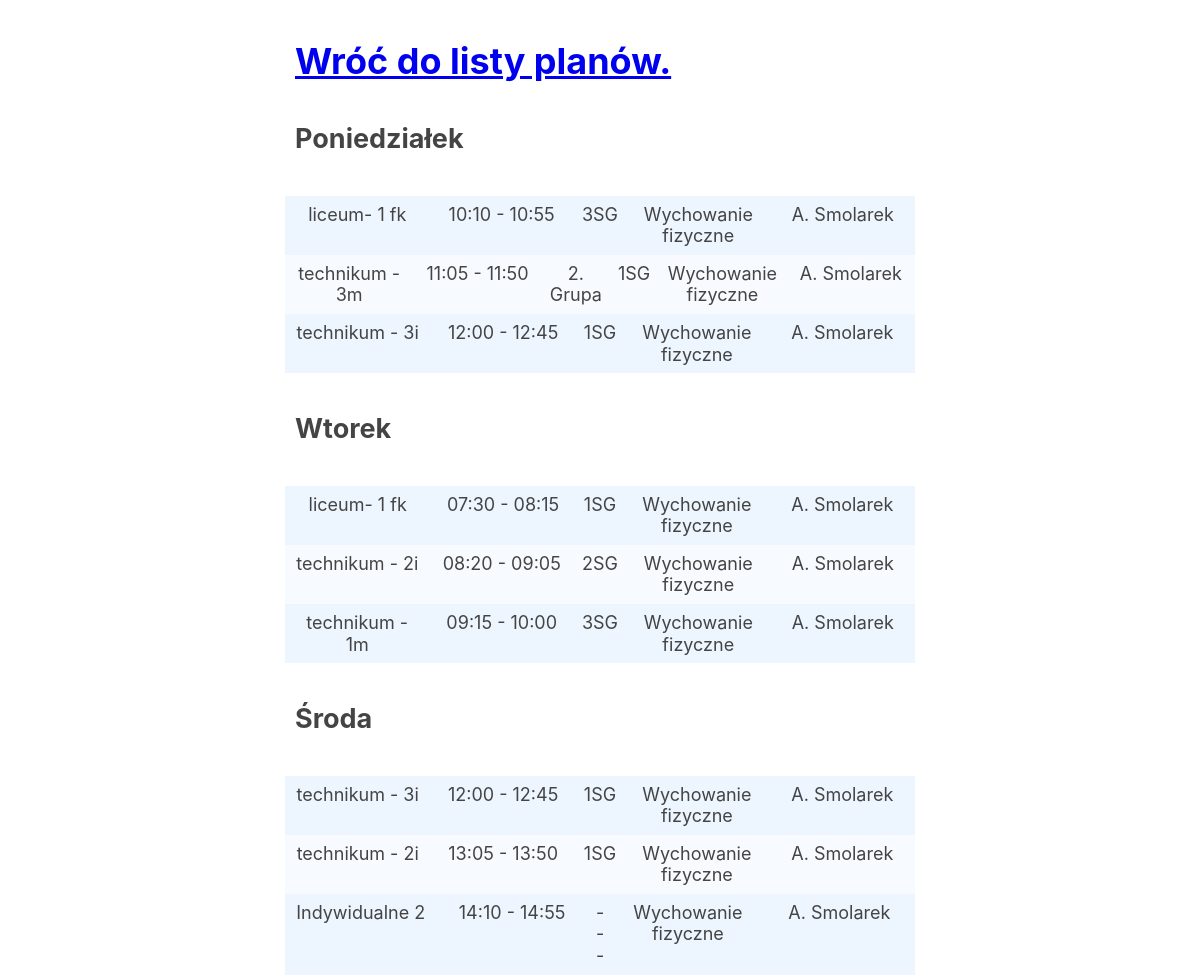
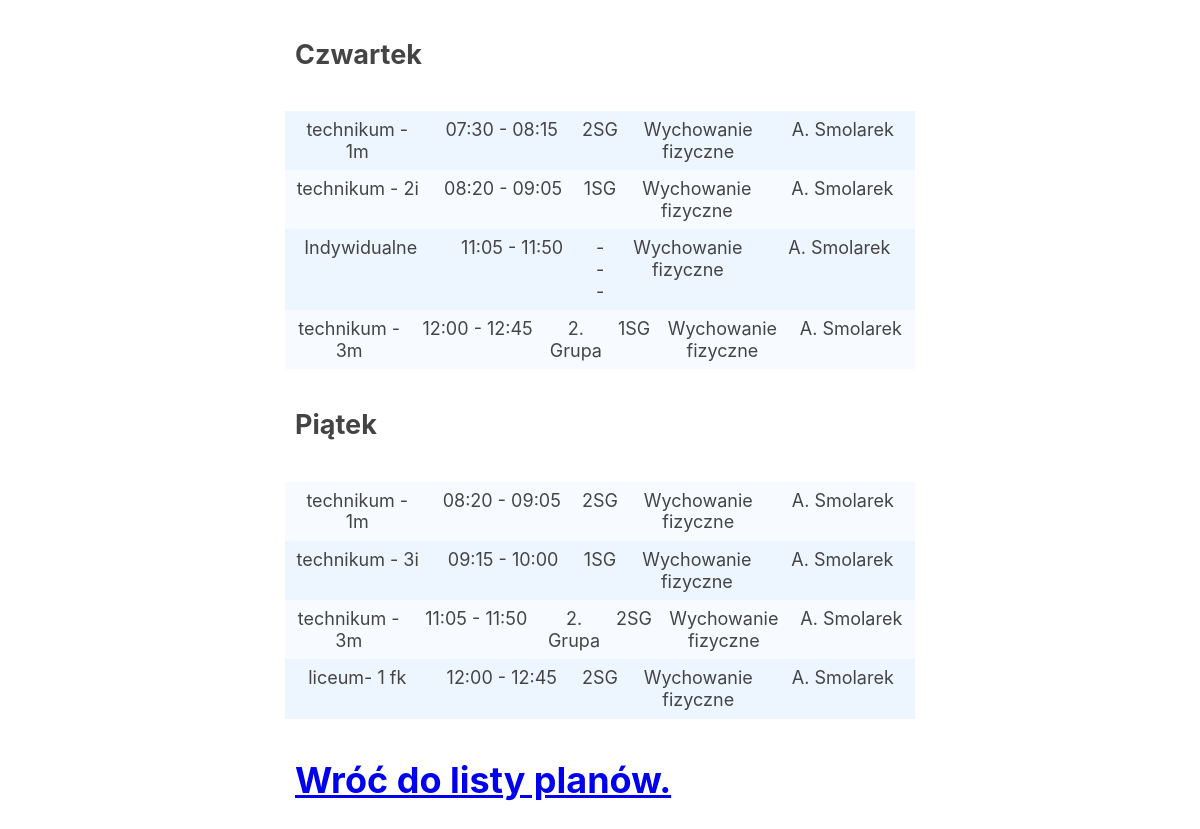
Screenshot of /display/plan.php?teacher=A. Smolarek with the database file from the repository (2 pictures, top to bottom).
### tables this page shows
CREATE TABLE jednostki_lekcyjne (class, class_teacher, classroom, d_friday, d_monday, d_thursday, d_tuesday, d_wednesday, entire_class, group_name, id, lesson_id, period, period_end, period_start, subject, subject_color, subject_id, teacher, teacher_id, week_a, week_b);

### display/plan.php (the view, shortened to what this page needs)
<link rel="stylesheet" href="style.css">
<h1><a href="./">Wróć do listy planów.</a></h1>
<?php
$db = new SQLite3('baza.db');
$statement = "SELECT * FROM jednostki_lekcyjne";
if ($_GET)
	$statement .= " WHERE ";
$params = [];
$where = [];
foreach ($_GET as $filter => $value) {
	$where[] = "$filter = :$filter";
	$params[":$filter"] = $value;
}
$statement .= implode(" AND ", $where);
$statement .= " ORDER BY period_start ASC";
$stat = $db->prepare($statement);
foreach ($params as $key => $val)
	$stat->bindParam($key, $value, SQLITE3_TEXT);
$res = $stat->execute();
$days = ["d_monday" => "Poniedziałek", "d_tuesday" => "Wtorek", "d_thursday" => "Środa", "d_wednesday" => "Czwartek", "d_friday" => "Piątek"];
$lessons_by_day = [];
foreach (array_keys($days) as $day)
	$lessons_by_day[$day] = [];
while ($row = $res->fetchArray(SQLITE3_ASSOC))
	foreach (array_keys($lessons_by_day) as $day)
		if ($row[$day] == "1")
			$lessons_by_day[$day][] = $row;
foreach ($days as $day_index => $day) {
	echo "<h2>$day</h2>";
	foreach ($lessons_by_day[$day_index] as $lesson) {
		$t1 = $lesson['period_start'];
		$t2 = $lesson['period_end'];
		$teacher = $lesson['teacher'];
		$classroom = $lesson['classroom'];
		$class = $lesson['class'];
		$sub = $lesson['subject'];
		$entire = $lesson['entire_class'] == '1';
		$group = $lesson['group_name'];
		$_grouptxt = $entire ? "" : "$group";
		$template = "
		<div class='lesson'>
			<div class='lesson__class'>$class</div>
			<div class='lesson__time'>$t1 - $t2</div>
			<div class='lesson__group'>$_grouptxt</div>
			<div class='lesson__classroom'>$classroom</div>
			<div class='lesson__subject'>$sub</div>
			<div class='lesson__teacher'>$teacher</div>
		</div>";
		echo $template;
	}
}
?>
<h1><a href="./">Wróć do listy planów.</a></h1>

### display/style.css (style rules this page uses)
* { box-sizing: border-box; margin: 0; padding: 0; line-height: 1.2em; }
h1, h2, h3 { line-height:1.2; }
h1,h2,h3,h4,h5,h6 { padding: inherit; margin: inherit; }
.lesson { display: flex; flex-direction: row; flex-wrap: nowrap; }
.lesson > div { flex: 1 1; padding: 8px; text-align: center; }
.lesson:nth-child(2n+1) { background: #edf5ff; }
.lesson:nth-child(2n) { background: #f7fbff; }
.lesson > div.lesson__classroom, .lesson > div.lesson__group { flex: 0 1; }

### rows the page displays
jednostki_lekcyjne: class "liceum- 1 fk", period_start "10:10", period_end "10:55", classroom "3SG", subject "Wychowanie fizyczne", teacher "A. Smolarek"
jednostki_lekcyjne: class "technikum - 3m", period_start "11:05", period_end "11:50", group_name "2. Grupa", classroom "1SG", subject "Wychowanie fizyczne", teacher "A. Smolarek"
jednostki_lekcyjne: class "technikum - 3i", period_start "12:00", period_end "12:45", classroom "1SG", subject "Wychowanie fizyczne", teacher "A. Smolarek"
jednostki_lekcyjne: class "liceum- 1 fk", period_start "07:30", period_end "08:15", classroom "1SG", subject "Wychowanie fizyczne", teacher "A. Smolarek"
jednostki_lekcyjne: class "technikum - 2i", period_start "08:20", period_end "09:05", classroom "2SG", subject "Wychowanie fizyczne", teacher "A. Smolarek"
jednostki_lekcyjne: class "technikum - 1m", period_start "09:15", period_end "10:00", classroom "3SG", subject "Wychowanie fizyczne", teacher "A. Smolarek"
jednostki_lekcyjne: class "technikum - 3i", period_start "12:00", period_end "12:45", classroom "1SG", subject "Wychowanie fizyczne", teacher "A. Smolarek"
jednostki_lekcyjne: class "technikum - 2i", period_start "13:05", period_end "13:50", classroom "1SG", subject "Wychowanie fizyczne", teacher "A. Smolarek"
jednostki_lekcyjne: class "Indywidualne 2", period_start "14:10", period_end "14:55", classroom "---", subject "Wychowanie fizyczne", teacher "A. Smolarek"
jednostki_lekcyjne: class "technikum - 1m", period_start "07:30", period_end "08:15", classroom "2SG", subject "Wychowanie fizyczne", teacher "A. Smolarek"
jednostki_lekcyjne: class "technikum - 2i", period_start "08:20", period_end "09:05", classroom "1SG", subject "Wychowanie fizyczne", teacher "A. Smolarek"
jednostki_lekcyjne: class "Indywidualne", period_start "11:05", period_end "11:50", classroom "---", subject "Wychowanie fizyczne", teacher "A. Smolarek"
jednostki_lekcyjne: class "technikum - 3m", period_start "12:00", period_end "12:45", group_name "2. Grupa", classroom "1SG", subject "Wychowanie fizyczne", teacher "A. Smolarek"
jednostki_lekcyjne: class "technikum - 1m", period_start "08:20", period_end "09:05", classroom "2SG", subject "Wychowanie fizyczne", teacher "A. Smolarek"
jednostki_lekcyjne: class "technikum - 3i", period_start "09:15", period_end "10:00", classroom "1SG", subject "Wychowanie fizyczne", teacher "A. Smolarek"
jednostki_lekcyjne: class "technikum - 3m", period_start "11:05", period_end "11:50", group_name "2. Grupa", classroom "2SG", subject "Wychowanie fizyczne", teacher "A. Smolarek"
jednostki_lekcyjne: class "liceum- 1 fk", period_start "12:00", period_end "12:45", classroom "2SG", subject "Wychowanie fizyczne", teacher "A. Smolarek"

### other values shown
$day "Poniedziałek"
$day "Wtorek"
$day "Środa"
$day "Czwartek"
$day "Piątek"
